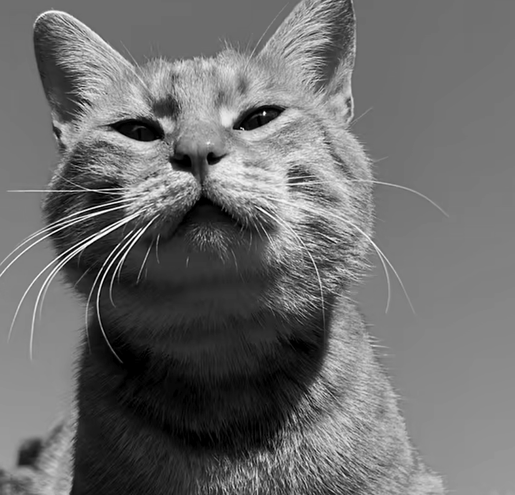
#> input picture hw2/test_image.png, 515 x 495 px, shrunk from 1020 x 979 before the run
$ python task_3_padding.py
#> lines starting #> are read from the running program, lines starting #| are printed output that depends on the picture; after the words box and inside, x2 and y2 are one past the last pixel; in counts of white or black regions, pixels touching at a corner belong together
#> further down, image is the input picture: PIL image 515x495 RGBA; mean R, G, B, A 109, 109, 109, 255
from pathlib import Path
from PIL import Image
import numpy as np
import matplotlib.pyplot as plt

def zero_padding(img,pad):
#> called with pad = 50
    h,w=img.shape
#> h = 495; w = 515
    padded=np.zeros((h+2*pad,w+2*pad),dtype=np.uint8)
    padded[pad:pad+h,pad:pad+w]=img
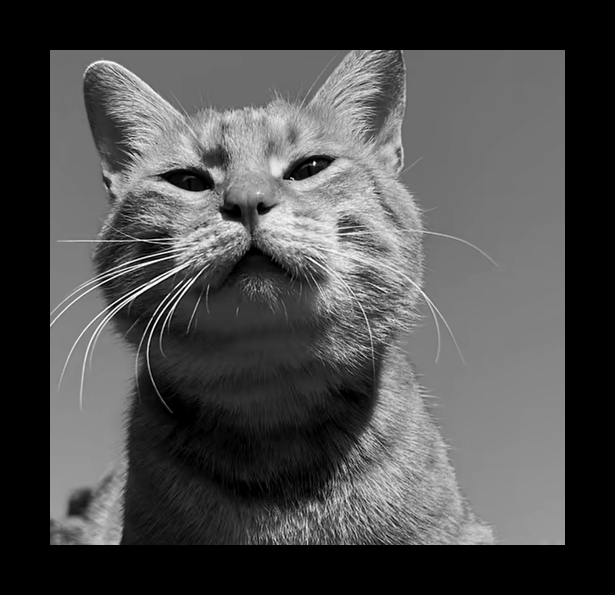
#> padded: shape (595, 615); min 0, max 255, mean 75.9
    return padded
def replicate_padding(img,pad):
#> called with pad = 50
    h,w=img.shape
#> h = 495; w = 515
    padded=np.zeros((h+2*pad,w+2*pad),dtype=np.uint8)
    padded[pad:pad+h,pad:pad+w]=img
    for i in range(pad):
        padded[i,pad:pad+w]=img[0]
        padded[pad+h+i,pad:pad+w]=img[h-1]
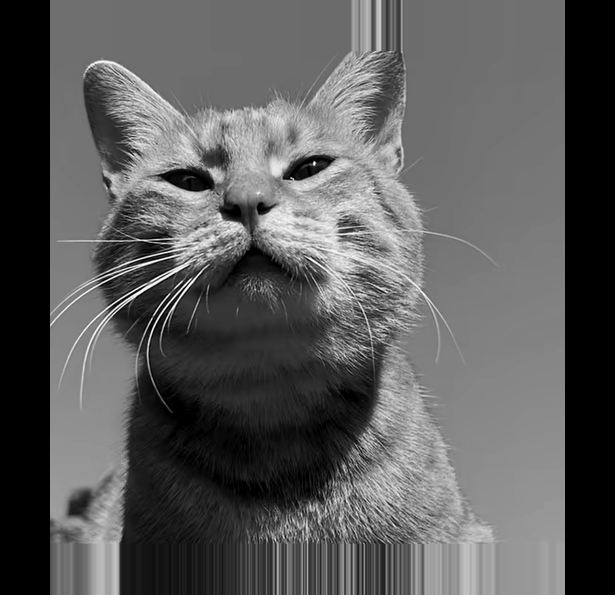
#> padded: shape (595, 615); 14.07% of pixels changed, all inside (x1, y1, x2, y2) = (50, 0, 565, 595)
    for j in range(pad):
        padded[:,j]=padded[:,pad]
        padded[:,pad+w+j]=padded[:,pad+w-1]
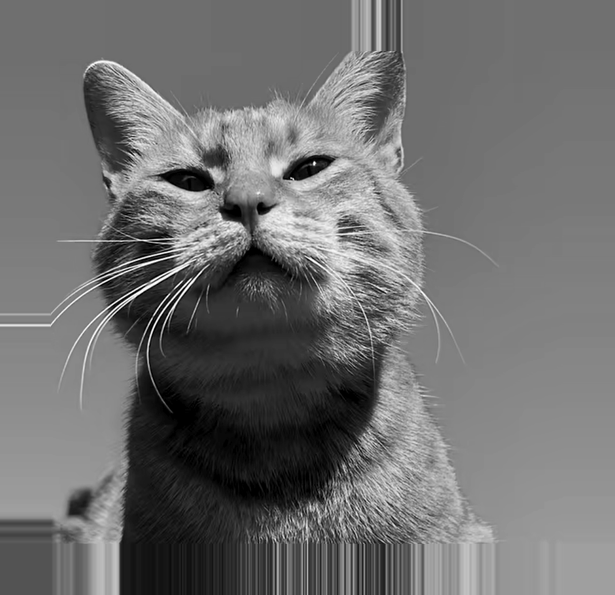
#> padded: shape (595, 615); 16.26% of pixels changed, all inside (x1, y1, x2, y2) = (0, 0, 615, 595)
    return padded

if __name__=='__main__':
    image_path=Path(__file__).parent/'test_image.png'
    with Image.open(image_path) as image:
        img=np.array(image.convert('L'))
    pad=50

    zero_padded=zero_padding(img,pad)
    replicate_padded=replicate_padding(img,pad)

    plt.subplot(1,3,1)
    plt.imshow(img,cmap='gray',vmin=0,vmax=255,interpolation='nearest')
    plt.title('Original')
    plt.axis('off')
    plt.subplot(1,3,2)
    plt.imshow(zero_padded,cmap='gray',vmin=0,vmax=255,interpolation='nearest')
    plt.title(f'Zero padding, pad={pad}')
    plt.axis('off')
    plt.subplot(1,3,3)
    plt.imshow(replicate_padded,cmap='gray',vmin=0,vmax=255,interpolation='nearest')
    plt.title(f'Replicate padding, pad={pad}')
    plt.axis('off')
    plt.tight_layout()
    save_path=Path(__file__).parent/'padding_comparison.png'
    plt.savefig(save_path,dpi=300)
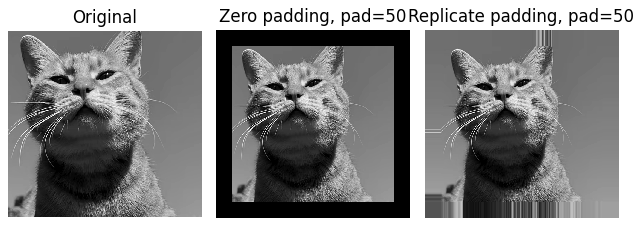
#> figure drawn by matplotlib, 3 panels
    plt.show()
